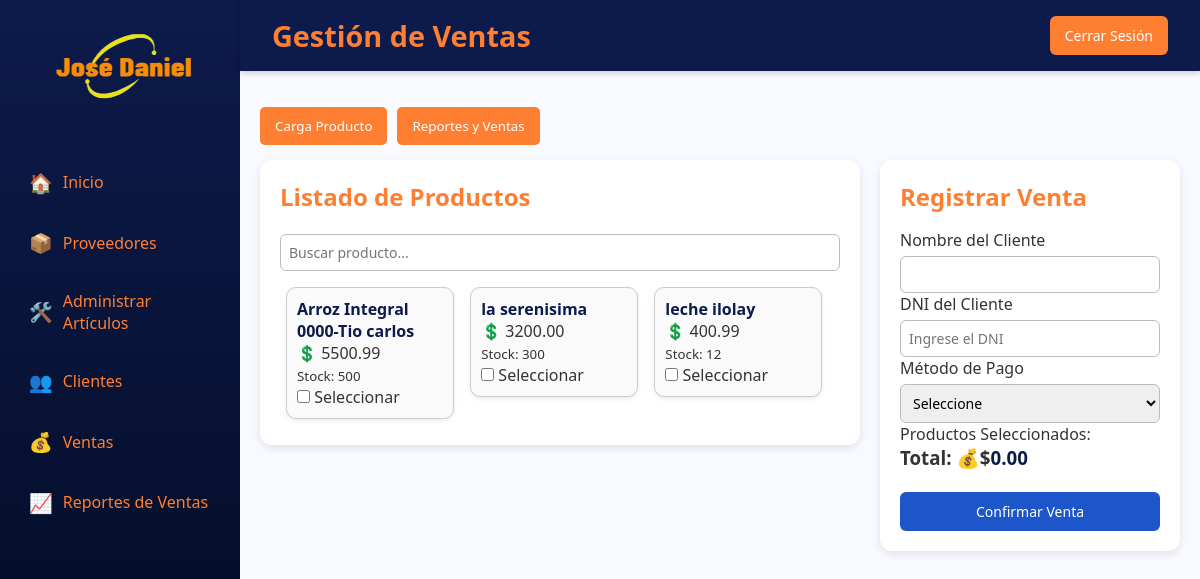
The app's page /pages/admin/ventas.php, older data.
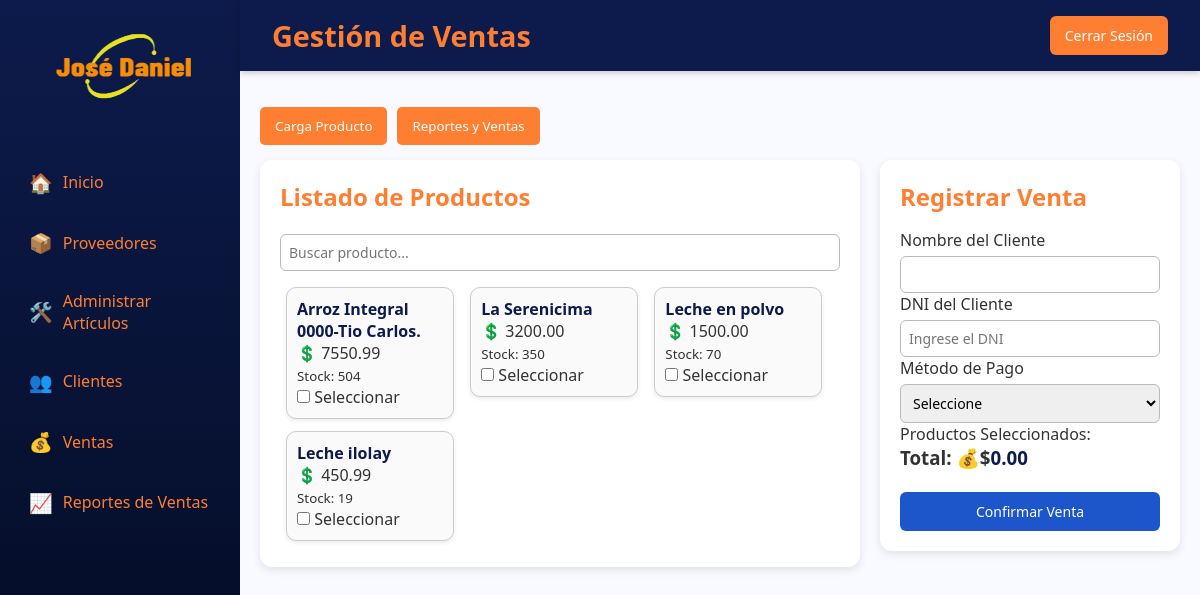
The same page, newer data.
### tables this page shows
CREATE TABLE `inventario_productos` (
  `id_inventario` int(11) NOT NULL,
  `id_carga` int(11) DEFAULT NULL,
  `stockDisponible` int(11) DEFAULT NULL,
  `fecha_actualizacion` datetime DEFAULT NULL
);

CREATE TABLE `carga_productos` (
  `id_carga` int(11) NOT NULL,
  `nombre_producto` varchar(100) DEFAULT NULL,
  `descripcion` text DEFAULT NULL,
  `id_categoria` int(11) DEFAULT NULL,
  `precio_compra` decimal(10,2) DEFAULT NULL,
  `precio_venta` decimal(10,2) DEFAULT NULL,
  `fecha_carga` datetime DEFAULT NULL
);

### pages/admin/ventas.php (the view, shortened to what this page needs)
<?php
$conn = new mysqli("localhost", "root", "", "almacen_jose_daniel");
$sql = "SELECT cp.id_carga, cp.nombre_producto, cp.precio_venta, ip.stockDisponible
        FROM carga_productos cp
        INNER JOIN inventario_productos ip ON cp.id_carga = ip.id_carga
        WHERE ip.stockDisponible > 0
        ORDER BY cp.nombre_producto ASC";
$result = $conn->query($sql);
?>
<!DOCTYPE html>
<html lang="es">
<head>
    <link rel="stylesheet" href="../../assets/css/styles.css">
</head>
<body>
    <div class="container">
        <aside class="sidebar">
            <div class="logo">
                <img src="../../assets/img/logo.ico" alt="Logo" width="200" height="100">
            </div>
            <nav>
                <a href="dashboard.php"><span class="icon">🏠</span> <span class="text">Inicio</span></a>
                <a href="proveedores.php"><span class="icon">📦</span> <span class="text">Proveedores</span></a>
                <a href="ingresar_producto.php"><span class="icon">🛠️</span> <span class="text">Administrar Artículos</span></a>
                <a href="clientes.php"><span class="icon">👥</span> <span class="text">Clientes</span></a>
                <a href="ventas.php" class="active"><span class="icon">💰</span> <span class="text">Ventas</span></a>
                <a href="reporte_ventas.php"><span class="icon">📈</span> <span class="text">Reportes de Ventas</span></a>
            </nav>
        </aside>
        <div class="main">
            <header class="header">
                <h1 class="title">Gestión de Ventas</h1>
                <div class="icons">
                    <button class="btn-primary"><a id="botonCerrar">Cerrar Sesión</a></button>
                </div>
            </header>
            <main class="content">
                <div class="tabs">
                    <button class="tab-btn active" onclick="window.location.href='ingresar_producto.php'">Carga Producto</button>
                    <button class="tab-btn active" onclick="window.location.href='reporte_ventas.php'">Reportes y Ventas</button>
                </div>
                <div style="display: flex; gap: 20px; flex-wrap: wrap;">
                    <div style="flex: 2;">
                        <div class="card">
                            <h2>Listado de Productos</h2>
                            <div class="buscador">
                                <input type="text" id="buscadorProductos" placeholder="Buscar producto..." onkeyup="filtrarProductos()">
                            </div>
                            <div id="listaProductosContainer">
                                <?php
                                if ($result && $result->num_rows > 0):
                                    while ($prod = $result->fetch_assoc()):
                                        $id = (int)$prod['id_carga'];
                                        $nombre = htmlspecialchars($prod['nombre_producto']);
                                        $precio = number_format((float)$prod['precio_venta'], 2, '.', '');
                                        $stock = (int)$prod['stockDisponible'];
                                ?>
                                        <div class="producto-item">
                                            <strong><?php echo $nombre; ?></strong><br>
                                            💲 <?php echo $precio; ?><br>
                                            <small>Stock: <?php echo $stock; ?></small><br>
                                            <input type="checkbox" name="productos[]" value="<?php echo $id; ?>"
                                                data-nombre="<?php echo $nombre; ?>"
                                                data-precio="<?php echo $precio; ?>"
                                                data-stock="<?php echo $stock; ?>"
                                                onclick="actualizarProductos(this)">
                                            <label> Seleccionar</label>
                                        </div>
                                <?php
                                    endwhile;
                                else:
                                ?>
                                    <div class="alert-info">No hay productos disponibles en inventario.</div>
                                <?php endif; ?>
                            </div>
                        </div>
                    </div>
                    <div style="flex: 1; min-width: 300px;">
                        <div class="card">
                            <h2>Registrar Venta</h2>
                            <form action="guardar_venta.php" method="POST" onsubmit="return validarFormulario()">
                                <p>Nombre del Cliente</p>
                                <input type="text" name="cliente" required>
                                <p>DNI del Cliente</p>
                                <input type="number" name="dni" required placeholder="Ingrese el DNI">
                                <p>Método de Pago</p>
                                <select name="metodo_pago" required>
                                    <option value="" disabled selected>Seleccione</option>
                                </select>
                                <p>Productos Seleccionados:</p>
                                <h3>Total: 💰$<span id="total">0.00</span></h3>
                                <br>
                                <button type="submit" class="btn-success" style="width:100%;">Confirmar Venta</button>
                            </form>
                        </div>
                    </div>
                </div>
            </main>
        </div>
    </div>
</body>
</html>

### assets/css/styles.css (style rules this page uses)
* { margin: 0; padding: 0; box-sizing: border-box; font-family: "Segoe UI", sans-serif; }
body { height: 100vh; display: flex; background: #0d1b4c; color: #fff; }
.container { display: flex; width: 100%; }
.sidebar { width: 240px; background: linear-gradient(180deg, #0d1b4c, #020a1f); display: flex; flex-direction: column; padding: 1rem; }
.sidebar .logo { font-size: 1.6rem; font-weight: bold; color: #ff7f32; margin-bottom: 2rem; text-align: center; }
.sidebar nav a { display: flex; align-items: center; gap: 10px; padding: 0.8rem; margin-bottom: 0.5rem; border-radius: 8px; color: #ff7f32; text-decoration: none; font-weight: 500; transition: background 0.3s, color 0.3s, transform 0.2s; }
.sidebar nav a .icon { font-size: 1.2rem; }
.main { flex: 1; display: flex; flex-direction: column; background: #f8faff; }
.header { display: flex; justify-content: space-between; align-items: center; background: #0d1b4c; padding: 1rem 2rem; box-shadow: 0 2px 6px rgba(0,0,0,0.2); }
.header .title { color: #ff7f32; font-size: 1.8rem; font-weight: bold; }
.content { padding: 2rem; color: #333; }
.content h2 { color: #ff7f32; margin-bottom: 1rem; }
.btn-primary { background: #ff7f32; color: white; padding: 10px 20px; border: none; border-radius: 12px; cursor: pointer; transition: background 0.3s; }
.tabs { display: flex; gap: 10px; margin: 1rem 0; }
.tab-btn { background: #ffe17a; color: #0d1b4c; border: none; padding: 8px 14px; border-radius: 8px; cursor: pointer; transition: background 0.3s; }
.tab-btn.active { background: #ff7f32; color: white; }

### pages/admin/ventas.php (style rules this page uses)
body { font-family: 'Segoe UI', Tahoma, sans-serif; background-color: #f5f5f5; }
.container { display: flex; }
.content { padding: 20px; }
.card { background-color: white; border-radius: 12px; padding: 20px; box-shadow: 0 3px 8px rgba(0,0,0,0.1); }
h2 { color: #0d1b4c; margin-bottom: 10px; }
.buscador { margin-bottom: 10px; }
input[type="text"], input[type="number"], select, .cantidad { width: 100%; padding: 8px; border: 1px solid #bbb; border-radius: 6px; margin-top: 5px; font-size: 14px; }
.producto-item { display: inline-block; vertical-align: top; width: 30%; background: #fafafa; border: 1px solid #ccc; border-radius: 10px; margin: 6px; padding: 10px; box-shadow: 0 2px 4px rgba(0,0,0,0.08); transition: transform 0.1s ease-in-out; }
.producto-item strong { color: #0d1b4c; }
.btn-primary, .btn-secondary, .btn-success { cursor: pointer; border: none; padding: 10px 15px; border-radius: 6px; color: white; font-size: 14px; text-align: center; }
.btn-success { background-color: #1c56ca; }
.tabs { margin-bottom: 15px; }
.tab-btn { background-color: #0d1b4c; color: white; border: none; padding: 10px 15px; border-radius: 5px; cursor: pointer; }
#total { color: #0d1b4c; font-weight: bold; }

Row changes from the older to the newer data that the page shows:
changed inventario_productos: id_carga.nombre_producto "Arroz Integral 0000-Tio carlos" → "Arroz Integral 0000-Tio Carlos."; id_carga.precio_venta "5500.99" → "7550.99"; stockDisponible "500" → "504"
changed inventario_productos: id_carga.nombre_producto "la serenisima" → "La Serenicima"; stockDisponible "300" → "350"
added inventario_productos: id_carga.nombre_producto "Leche en polvo", id_carga.precio_venta "1500.00", stockDisponible "70"
changed inventario_productos: id_carga.nombre_producto "leche ilolay" → "Leche ilolay"; id_carga.precio_venta "400.99" → "450.99"; stockDisponible "12" → "19"
